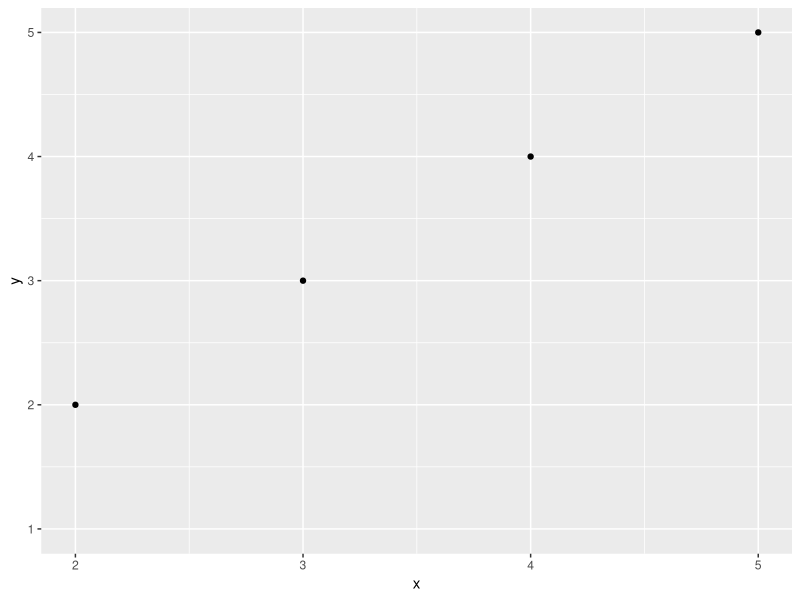
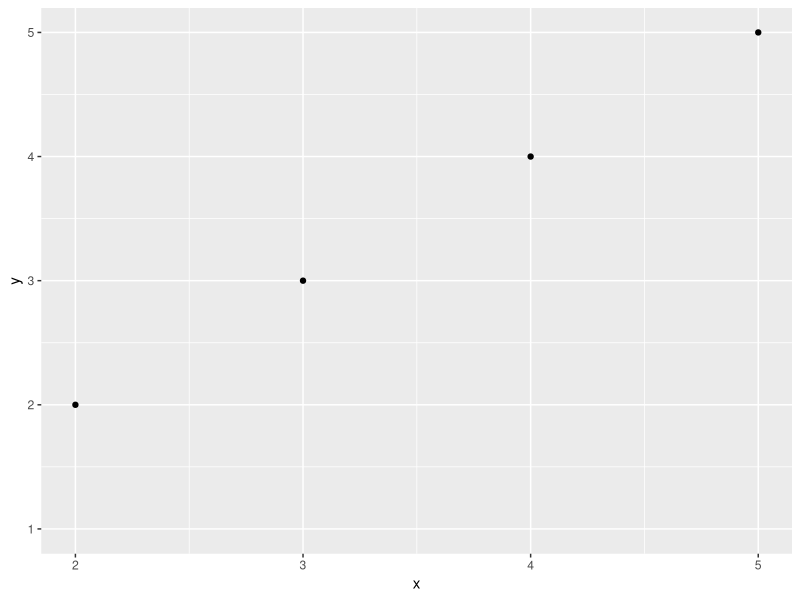

Recreate these plots in R, in order.
## ---- chunk 1
library(datasets)
data(iris)
#load packages
pkgs <- c("psych","tidyr","tidyverse","psych","dplyr","ggplot2")
lapply(pkgs, library, character.only = TRUE)

## ---- chunk 2

## ---- chunk 3
#Sum of 2 + 2
2+2

#Average Sepal Length
mean(iris$Sepal.Length)
## ---- chunk 4
#Levels of Species
unique(iris$Species)
## ---- chunk 5
summary(iris)
## ---- chunk 6
data <- data.frame(x = 1:5,         # Create example data
                   y = 1:5)
ggp <- ggplot(data, aes(x, y)) +    # Create ggplot2 with default axis limits
  geom_point()

ggp +                               # Modify axis limits
  scale_x_continuous(limits = c(2, 5))
## ---- chunk 7
data <- data.frame(x = 1:5,         # Create example data
                   y = 1:5)
ggp <- ggplot(data, aes(x, y)) +    # Create ggplot2 with default axis limits
  geom_point()

ggp +                               # Modify axis limits
  scale_x_continuous(limits = c(2, 5))
## ---- chunk 8
summary(iris)
## ---- chunk 9
summary(iris)
## ---- chunk 10
#load packages
pkgs <- c("psych","tidyr","tidyverse","psych","dplyr","ggplot2")
lapply(pkgs, library, character.only = TRUE)
## ---- chunk 11
knitr::opts_chunk$set(echo = TRUE) #this sets all chunks to include the code unless specified
## ---- chunk 12
### <b>
x <- 10
y <- x * 2
### </b>
## ---- chunk 13
#run anova
model <- aov(Sepal.Length ~ Species, data = iris)
summary(model)

#create clean tibble from output using broom package
library(broom)
modelmatrix <- broom::tidy(model)

#round to 3 decimals for clean output
modelmatrix$statistic <- sprintf(modelmatrix$statistic, fmt = '%#.3f') 
modelmatrix$p.value <- sprintf(modelmatrix$p.value, fmt = '%#.3f')

modelmatrix
